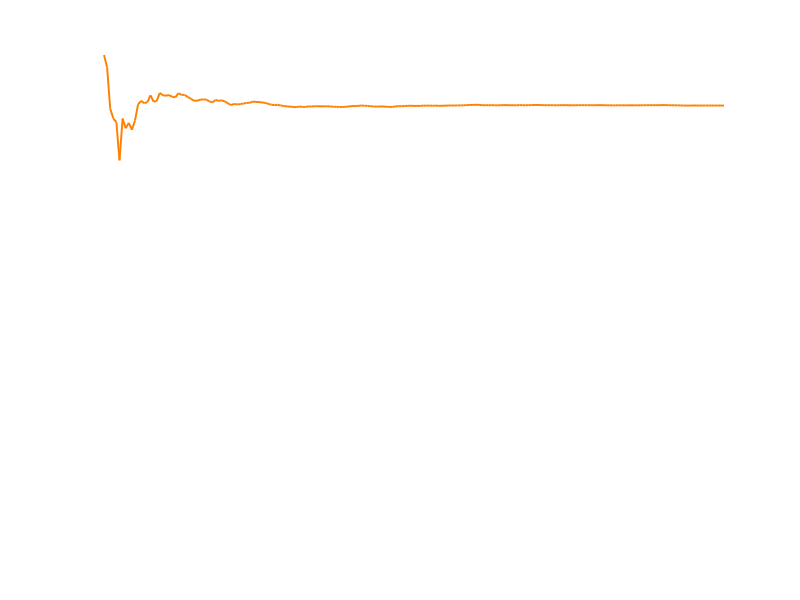

The MATLAB source for this figure: (Note: this script raises an error after producing the figure.)
%% Task 2.2 – Lorenz: EKF parameter estimation only (black/orange)
clear; clc; close all
rng(0)  % reproducible

%% True parameters (Task 1.2)
sig = 10; rho = 28; bet = 8/3;

%% Simulation settings
T = 0.2; dt = 1e-3; t = 0:dt:T; N = numel(t);

%% Lorenz dynamics (truth)
f_true = @(x)[ ...
    sig*(x(2)-x(1)); ...
    x(1)*(rho - x(3)) - x(2); ...
    x(1)*x(2) - bet*x(3) ...
];

%% Truth via Euler (IC = [-8; 7; 27])
X = zeros(3,N); X(:,1) = [-8; 7; 27];
for k = 1:N-1
    X(:,k+1) = X(:,k) + dt * f_true(X(:,k));
end

%% Measurements (Task 2: all states measurable)
% y = [p;q;r] + noise
sig_y = 0.3;
R = (sig_y^2) * eye(3);
Y = X + sig_y*randn(3,N);

%% EKF with augmented state: z = [p; q; r; sigma; rho; beta]
nx = 3; np = 3; nz = nx + np;

% Initial guess (intentionally off)
z0 = [-6; 1; 20;  15; 20; 2.5];  % [p0;q0;r0;  σ; ρ; β]
zh = zeros(nz,N); zh(:,1) = z0;

% Initial covariance
P = diag([1 1 1,   10^2 10^2 5^2]);  % states small, params large

% Process noise (random walk for parameters; modest for states)
q_p = 1e-4; q_q = 1e-4; q_r = 1e-4;
q_par = [1e-6 1e-6 1e-6];           % σ ρ β
Q = diag([q_p q_q q_r q_par]) * dt;

% Measurement model: y = H z + noise (measure p,q,r)
H = [eye(3) zeros(3,np)];
I = eye(nz);

% Dynamics for augmented state
f_aug = @(z) [ ...
    z(4)*(z(2)-z(1));                 % pdot = σ(q-p)
    z(1)*(z(5) - z(3)) - z(2);        % qdot = p(ρ-r) - q
    z(1)*z(2) - z(6)*z(3);            % rdot = pq - βr
    0; 0; 0                            % parameters: random walk
];

% Jacobian wrt z = [p q r σ ρ β]
Fz = @(z) [ ...
    % rows for state derivatives
    -z(4),      z(4),     0,      (z(2)-z(1)), 0,       0;      % d f1 / dz
     (z(5)-z(3)),-1,     -z(1),   0,            z(1),   0;      % d f2 / dz
     z(2),       z(1),   -z(6),   0,            0,     -z(3);   % d f3 / dz
    % rows for parameter derivatives (zero)
    zeros(3,6)
];

%% EKF loop (Euler prediction)
for k = 1:N-1
    % Predict
    z_pr = zh(:,k) + dt * f_aug(zh(:,k));
    A    = I + dt * Fz(z_pr);
    P_pr = A*P*A' + Q;

    % Update with y(k+1)
    yk1 = Y(:,k+1);
    S = H*P_pr*H' + R;
    K = (P_pr*H')/S;
    zh(:,k+1) = z_pr + K*(yk1 - H*z_pr);

    % Joseph form for numerical robustness
    P = (I-K*H)*P_pr*(I-K*H)' + K*R*K';
end

%% Final parameter estimates
sighat = zh(4,end);
rhohat = zh(5,end);
bethat = zh(6,end);

%% Print true vs estimated
fprintf('\n=== Task 2.2 – Lorenz EKF (parameter-only plots) ===\n');
fprintf('  sigma (true = %.6f):  hat = %.6f\n', sig, sighat);
fprintf('  rho   (true = %.6f):  hat = %.6f\n', rho, rhohat);
fprintf('  beta  (true = %.6f):  hat = %.6f\n', bet, bethat);

%% ==== Black background + orange styling ====
orange = [1 0.5 0];
gray   = 0.7*[1 1 1];
gridgray = 0.25*[1 1 1];

set(0,'DefaultFigureColor','k');
set(0,'DefaultAxesColor','k');
set(0,'DefaultAxesXColor','w');
set(0,'DefaultAxesYColor','w');
set(0,'DefaultAxesZColor','w');
set(0,'DefaultTextColor','w');
set(0,'DefaultLineLineWidth',1.4);

%% Plot ONLY parameter convergence
figure('Name','Lorenz – Parameter Convergence (Task 2.2)','Color','k');

params_true = [sig, rho, bet];
params_hat  = zh(4:6,:);            % σ ρ β
labels = {'\sigma','\rho','\beta'};

for i = 1:3
    subplot(3,1,i)
    plot(t, params_hat(i,:), 'Color', orange); hold on
    yline(params_true(i), '--', 'Color', gray);
    grid on
    ax = gca; ax.GridColor = gridgray;
    ylabel(labels{i})
    if i==1, title('Lorenz EKF – Parameter Convergence'); end
    if i==3, xlabel('time (s)'); end
end
lg = legend('estimate','true','Location','best');
set(lg,'TextColor','w','EdgeColor',gridgray,'Color','k');

%% Optional: quick summary of final absolute errors
abs_err = abs(params_hat(:,end)' - params_true);
fprintf('\nFinal absolute parameter errors:\n');
fprintf('  |sigma-^| = %.3e\n', abs_err(1));
fprintf('  |rho  -^| = %.3e\n', abs_err(2));
fprintf('  |beta -^| = %.3e\n', abs_err(3));
